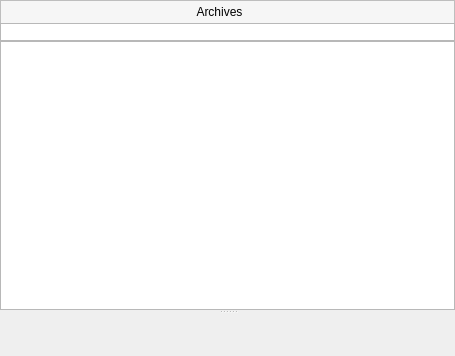
<?xml version="1.0" encoding="UTF-8"?>
<ui version="4.0">
 <class>ArchivesTabWidget</class>
 <widget class="QWidget" name="ArchivesTabWidget">
  <property name="geometry">
   <rect>
    <x>0</x>
    <y>0</y>
    <width>455</width>
    <height>356</height>
   </rect>
  </property>
  <layout class="QVBoxLayout" name="archivesTabWidgetVerticalLayout">
   <property name="spacing">
    <number>0</number>
   </property>
   <property name="leftMargin">
    <number>0</number>
   </property>
   <property name="topMargin">
    <number>0</number>
   </property>
   <property name="rightMargin">
    <number>0</number>
   </property>
   <property name="bottomMargin">
    <number>0</number>
   </property>
   <item>
    <widget class="QFrame" name="archivesHeader">
     <property name="styleSheet">
      <string notr="true">#archivesHeader {
background: rgba(246,246,246,255);
margin-bottom: -1px;
}</string>
     </property>
     <property name="frameShape">
      <enum>QFrame::StyledPanel</enum>
     </property>
     <layout class="QHBoxLayout" name="archivesHeaderHL">
      <property name="spacing">
       <number>0</number>
      </property>
      <property name="leftMargin">
       <number>5</number>
      </property>
      <property name="topMargin">
       <number>3</number>
      </property>
      <property name="rightMargin">
       <number>5</number>
      </property>
      <property name="bottomMargin">
       <number>3</number>
      </property>
      <item>
       <widget class="QLabel" name="archivesCountLabel">
        <property name="text">
         <string>Archives</string>
        </property>
        <property name="alignment">
         <set>Qt::AlignCenter</set>
        </property>
       </widget>
      </item>
      <item>
       <widget class="QToolButton" name="archivesFilterButton">
        <property name="minimumSize">
         <size>
          <width>16</width>
          <height>16</height>
         </size>
        </property>
        <property name="maximumSize">
         <size>
          <width>16</width>
          <height>16</height>
         </size>
        </property>
        <property name="styleSheet">
         <string notr="true">QToolButton {
border: transparent;
padding: 2px;
}

QToolButton:checked {
border: 1px solid darkgrey;
}</string>
        </property>
        <property name="icon">
         <iconset resource="../resources/resources.qrc">
          <normaloff>:/icons/magnifying-glass.png</normaloff>:/icons/magnifying-glass.png</iconset>
        </property>
        <property name="shortcut">
         <string>Ctrl+F</string>
        </property>
        <property name="checkable">
         <bool>true</bool>
        </property>
       </widget>
      </item>
     </layout>
    </widget>
   </item>
   <item>
    <widget class="QFrame" name="archivesFilterFrame">
     <property name="frameShape">
      <enum>QFrame::StyledPanel</enum>
     </property>
     <layout class="QHBoxLayout" name="archivesFilterFrameLayout">
      <property name="leftMargin">
       <number>0</number>
      </property>
      <property name="topMargin">
       <number>0</number>
      </property>
      <property name="rightMargin">
       <number>0</number>
      </property>
      <property name="bottomMargin">
       <number>0</number>
      </property>
      <item>
       <widget class="QComboBox" name="archivesFilter">
        <property name="toolTip">
         <string>Search and filter the Archives list, shell globbing patterns can be used &lt;span style=&quot;color:gray;font-size:small&quot;&gt;%1&lt;/span&gt;</string>
        </property>
        <property name="styleSheet">
         <string notr="true">QComboBox {
border: none;
padding-right: 6px;
padding-left: 6px;
}

QComboBox::drop-down {
border: none;
padding-right: 6px;
}

QComboBox::down-arrow {
image:url(:/icons/caret-bottom.png);
}

QComboBox::down-arrow:on {
top: 1px;
left: 1px;
}</string>
        </property>
        <property name="editable">
         <bool>true</bool>
        </property>
       </widget>
      </item>
     </layout>
    </widget>
   </item>
   <item>
    <widget class="QWidget" name="archivesWidget" native="true">
     <layout class="QVBoxLayout" name="archivesWidgetVerticalLayout">
      <property name="leftMargin">
       <number>0</number>
      </property>
      <property name="topMargin">
       <number>0</number>
      </property>
      <property name="rightMargin">
       <number>0</number>
      </property>
      <property name="bottomMargin">
       <number>0</number>
      </property>
      <item>
       <widget class="QSplitter" name="archivesSplitter">
        <property name="orientation">
         <enum>Qt::Vertical</enum>
        </property>
        <widget class="ArchiveListWidget" name="archiveListWidget">
         <property name="contextMenuPolicy">
          <enum>Qt::CustomContextMenu</enum>
         </property>
         <property name="toolTip">
          <string>Archive list</string>
         </property>
         <property name="styleSheet">
          <string notr="true">#archiveListWidget::item
{
height: 33px;
selection-background-color: rgba(177,214,255,150);
}</string>
         </property>
         <property name="tabKeyNavigation">
          <bool>false</bool>
         </property>
         <property name="alternatingRowColors">
          <bool>true</bool>
         </property>
         <property name="selectionMode">
          <enum>QAbstractItemView::ExtendedSelection</enum>
         </property>
         <property name="verticalScrollMode">
          <enum>QAbstractItemView::ScrollPerPixel</enum>
         </property>
         <property name="horizontalScrollMode">
          <enum>QAbstractItemView::ScrollPerPixel</enum>
         </property>
         <property name="layoutMode">
          <enum>QListView::Batched</enum>
         </property>
         <property name="uniformItemSizes">
          <bool>true</bool>
         </property>
         <property name="batchSize">
          <number>20</number>
         </property>
        </widget>
        <widget class="ArchiveWidget" name="archiveDetailsWidget" native="true">
         <property name="sizePolicy">
          <sizepolicy hsizetype="MinimumExpanding" vsizetype="MinimumExpanding">
           <horstretch>0</horstretch>
           <verstretch>0</verstretch>
          </sizepolicy>
         </property>
         <property name="styleSheet">
          <string notr="true">#archiveWidget {
/*background: transparent;*/
}</string>
         </property>
        </widget>
       </widget>
      </item>
     </layout>
    </widget>
   </item>
  </layout>
  <action name="actionShowArchivesTabHeader">
   <property name="checkable">
    <bool>true</bool>
   </property>
   <property name="text">
    <string>Show Archives tab header</string>
   </property>
   <property name="toolTip">
    <string>Show/hide the Archives tab header</string>
   </property>
  </action>
  <action name="actionFilterArchives">
   <property name="checkable">
    <bool>true</bool>
   </property>
   <property name="icon">
    <iconset resource="../resources/resources.qrc">
     <normaloff>:/icons/magnifying-glass.png</normaloff>:/icons/magnifying-glass.png</iconset>
   </property>
   <property name="text">
    <string>Filter and search</string>
   </property>
   <property name="toolTip">
    <string>Search and filter Archives list  &lt;span style=&quot;color:gray;font-size:small&quot;&gt;%1&lt;/span&gt;</string>
   </property>
   <property name="shortcut">
    <string>Ctrl+F</string>
   </property>
  </action>
  <action name="actionRefresh">
   <property name="icon">
    <iconset resource="../resources/resources.qrc">
     <normaloff>:/icons/reload.png</normaloff>:/icons/reload.png</iconset>
   </property>
   <property name="text">
    <string>Refresh</string>
   </property>
   <property name="toolTip">
    <string>Reload archives list from Tarsnap server</string>
   </property>
   <property name="shortcut">
    <string>Ctrl+R</string>
   </property>
  </action>
  <action name="actionDelete">
   <property name="icon">
    <iconset resource="../resources/resources.qrc">
     <normaloff>:/icons/trash.png</normaloff>:/icons/trash.png</iconset>
   </property>
   <property name="text">
    <string>Delete</string>
   </property>
   <property name="toolTip">
    <string>Delete archive(s)</string>
   </property>
   <property name="shortcut">
    <string>Ctrl+D</string>
   </property>
  </action>
  <action name="actionInspect">
   <property name="icon">
    <iconset resource="../resources/resources.qrc">
     <normaloff>:/icons/info.png</normaloff>:/icons/info.png</iconset>
   </property>
   <property name="text">
    <string>Inspect</string>
   </property>
   <property name="toolTip">
    <string>Inspect archive</string>
   </property>
   <property name="shortcut">
    <string>Ctrl+I</string>
   </property>
  </action>
  <action name="actionRestore">
   <property name="icon">
    <iconset resource="../resources/resources.qrc">
     <normaloff>:/icons/action-undo.png</normaloff>:/icons/action-undo.png</iconset>
   </property>
   <property name="text">
    <string>Restore</string>
   </property>
   <property name="toolTip">
    <string>Restore Archive</string>
   </property>
   <property name="shortcut">
    <string>Ctrl+S</string>
   </property>
  </action>
 </widget>
 <customwidgets>
  <customwidget>
   <class>ArchiveListWidget</class>
   <extends>QListWidget</extends>
   <header>widgets/archivelistwidget.h</header>
  </customwidget>
  <customwidget>
   <class>ArchiveWidget</class>
   <extends>QWidget</extends>
   <header>widgets/archivewidget.h</header>
   <container>1</container>
  </customwidget>
 </customwidgets>
 <tabstops>
  <tabstop>archivesFilterButton</tabstop>
  <tabstop>archivesFilter</tabstop>
  <tabstop>archiveListWidget</tabstop>
 </tabstops>
 <resources>
  <include location="../resources/resources.qrc"/>
 </resources>
 <connections/>
</ui>
